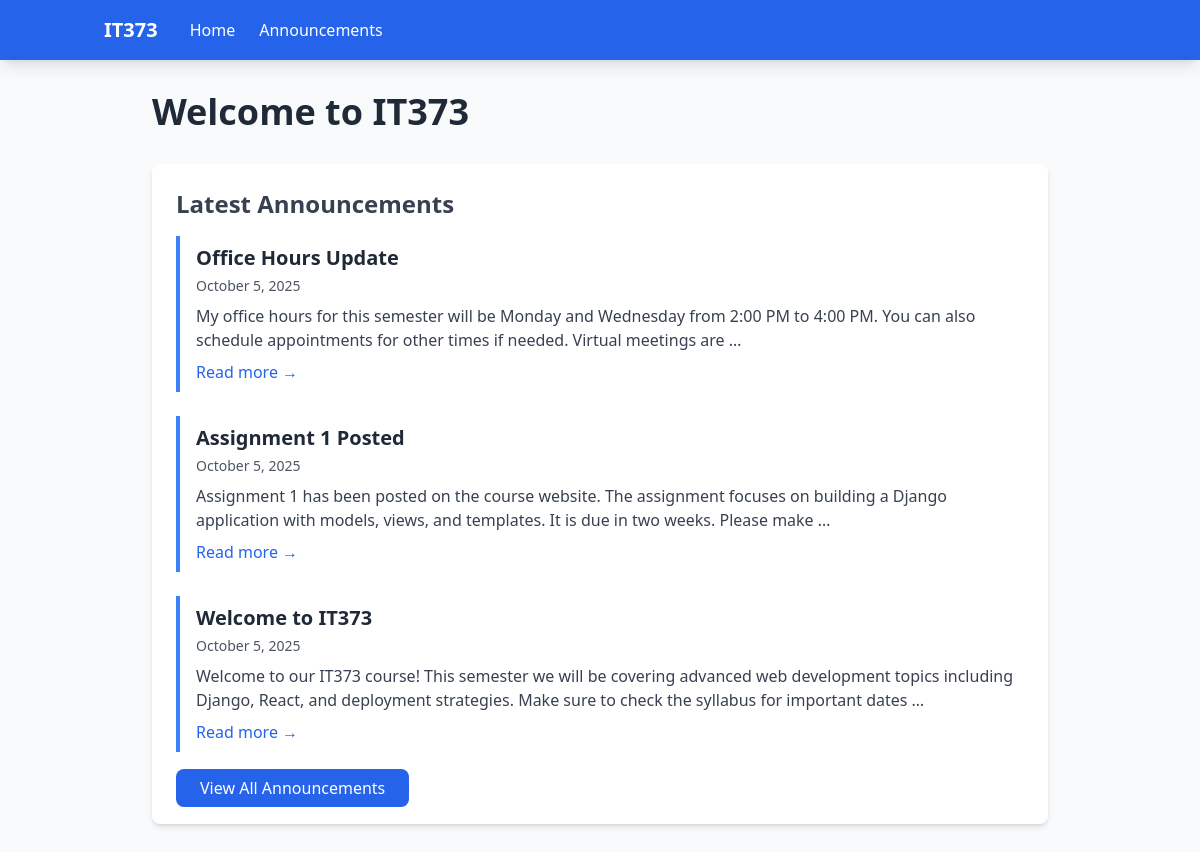
The page / on the database its author committed.
### announcements/models.py (models this page shows, shortened)
class Announcement(models.Model):
    title = models.CharField(max_length=200)
    content = models.TextField()
    created_at = models.DateTimeField(auto_now_add=True)
    class Meta:
        ordering = ['-created_at']

### announcements/views.py (the view)
# urls.py: path('', views.home, name='home'),
def home(request):
    latest_announcements = Announcement.objects.all()[:3]
    return render(request, 'announcements/home.html', {
        'latest_announcements': latest_announcements
    })

### announcements/templates/announcements/home.html (shortened to what this page needs)
{% extends 'announcements/base.html' %}
{% block content %}
<div class="max-w-4xl mx-auto">
    <h1 class="text-4xl font-bold text-gray-800 mb-8">Welcome to IT373</h1>
    <div class="bg-white rounded-lg shadow-md p-6 mb-8">
        <h2 class="text-2xl font-semibold text-gray-700 mb-4">Latest Announcements</h2>
        {% if latest_announcements %}
            <div class="space-y-6">
                {% for announcement in latest_announcements %}
                <div class="border-l-4 border-blue-500 pl-4 py-2">
                    <h3 class="text-xl font-semibold text-gray-800">
                        <a href="{% url 'announcement_detail' announcement.id %}"
                           class="hover:text-blue-600 transition duration-200">
                            {{ announcement.title }}
                        </a>
                    </h3>
                    <p class="text-gray-600 text-sm mt-1">{{ announcement.created_at|date:"F j, Y" }}</p>
                    <p class="text-gray-700 mt-2 line-clamp-3">
                        {{ announcement.content|truncatewords:30 }}
                    </p>
                    <a href="{% url 'announcement_detail' announcement.id %}"
                       class="inline-block mt-2 text-blue-600 hover:text-blue-800 font-medium">
                        Read more →
                    </a>
                </div>
                {% endfor %}
            </div>
        {% else %}
            <p class="text-gray-600">No announcements yet.</p>
        {% endif %}
        <div class="mt-6">
            <a href="{% url 'announcement_list' %}"
               class="bg-blue-600 text-white px-6 py-2 rounded-lg hover:bg-blue-700 transition duration-200">
                View All Announcements
            </a>
        </div>
    </div>
</div>
{% endblock %}

### announcements/templates/announcements/base.html (shortened to what this page needs)
<!DOCTYPE html>
<html lang="en">
<head>
    <script src="https://cdn.tailwindcss.com"></script>
    {% load static %}
    <link rel="stylesheet" href="{% static 'announcements/css/style.css' %}">
</head>
<body class="bg-gray-50">
    <nav class="bg-blue-600 text-white shadow-lg">
        <div class="container mx-auto px-4">
            <div class="flex justify-between items-center py-4">
                <div class="flex items-center space-x-8">
                    <a href="{% url 'home' %}" class="text-xl font-bold">IT373</a>
                    <div class="flex space-x-6">
                        <a href="{% url 'home' %}" class="hover:text-blue-200 transition duration-200">Home</a>
                        <a href="{% url 'announcement_list' %}" class="hover:text-blue-200 transition duration-200">Announcements</a>
                    </div>
                </div>
            </div>
        </div>
    </nav>
    <main class="container mx-auto px-4 py-8">
        {% block content %}
        {% endblock %}
    </main>
</body>
</html>

### announcements/static/announcements/css/style.css (style rules this page uses)
.line-clamp-3 { display: -webkit-box; -webkit-line-clamp: 3; -webkit-box-orient: vertical; overflow: hidden; }

### rows shown on the page
Announcement: title "Office Hours Update", created_at "October 5, 2025", content "My office hours for this semester will be Monday and Wednesday from 2:00 PM to 4:00 PM. You can also schedule appointments for other times if needed. Virtual meetings are …"
Announcement: title "Assignment 1 Posted", created_at "October 5, 2025", content "Assignment 1 has been posted on the course website. The assignment focuses on building a Django application with models, views, and templates. It is due in two weeks. Please make …"
Announcement: title "Welcome to IT373", created_at "October 5, 2025", content "Welcome to our IT373 course! This semester we will be covering advanced web development topics including Django, React, and deployment strategies. Make sure to check the syllabus for important dates …"
